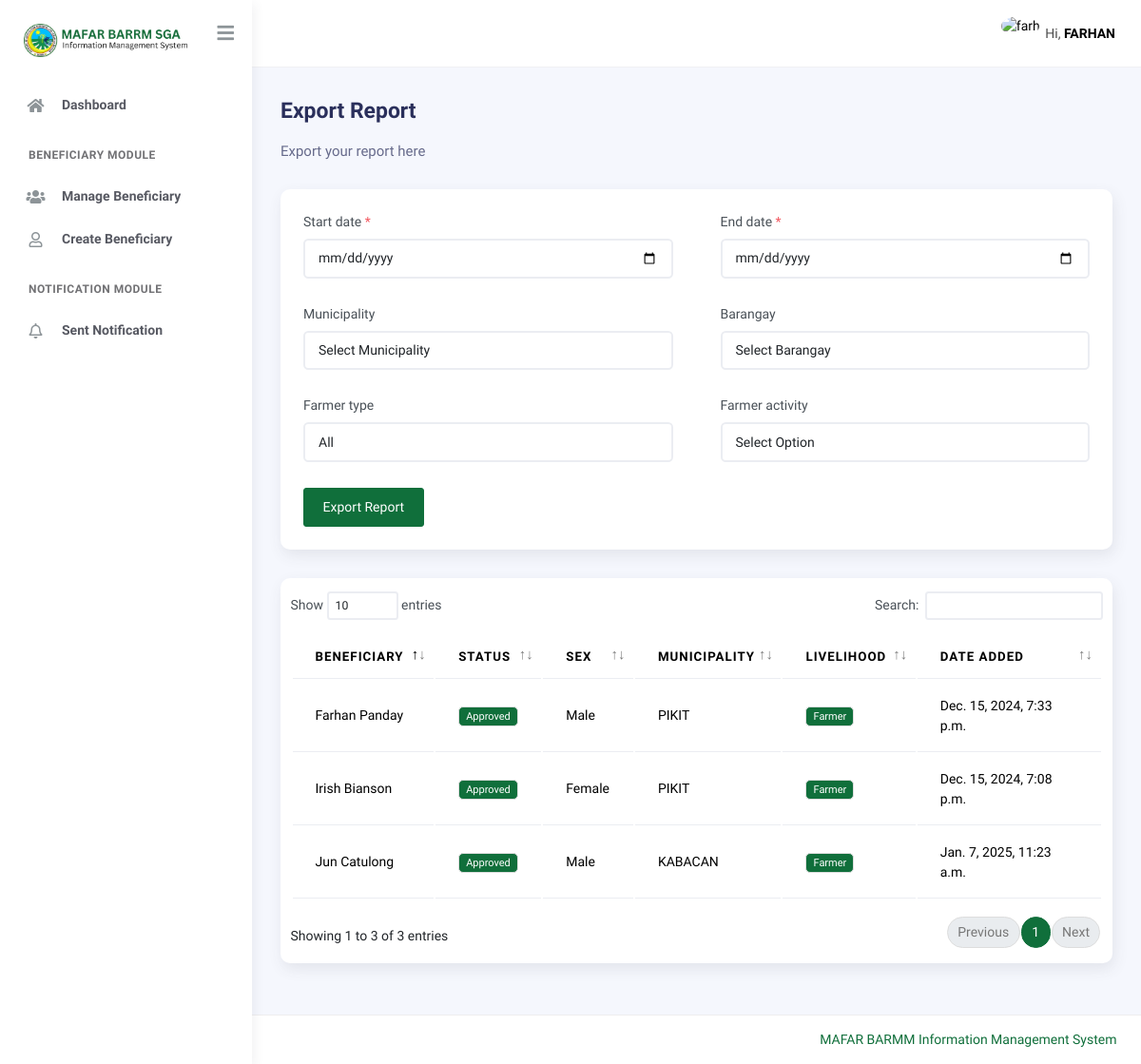
The page /mafar/report (signed in) on the database its author committed.
### main/models.py (models this page shows, shortened)
class Municpality(models.Model):
    municipality = models.CharField(max_length=255)
    date_added = models.DateTimeField(auto_now_add=True)
    class Meta:
        verbose_name_plural = "Municipality"
        verbose_name = "Municipality"
    def __str__(self) -> str:
        return self.municipality

class Barangay(models.Model):
    municipality = models.ForeignKey('Municpality', on_delete=models.CASCADE, blank=True, null=True)
    barangay = models.CharField(max_length=255)
    date_added = models.DateTimeField(auto_now_add=True)
    class Meta:
        verbose_name_plural = "Barangay"
        verbose_name = "Barangay"
    def __str__(self) -> str:
        return self.barangay

class FarmProfile(models.Model):
    MAIN_LIVELIHOOD = (
        ("Farmer", "Farmer"),
        ("Farm Worker", "Farm Worker"),
        ("Agri Youth", "Agri Youth"),
    )
    FARMER = (
        ("Rice", "Rice"),
        ("Corn", "Corn"),
        ("Other Crops", "Other Crops"),
        ("Livestock", "Livestock"),
        ("Poultry", "Poultry"),
    )
    FARM_WORKER = (
        ("Land Preparation", "Land Preparation"),
        ("Planting", "Planting"),
        ("Cultivation", "Cultivation"),
        ("Harvesting", "Harvesting"),
        ("Others", "Others"),
    )
    AGRIYOUTH_WORKER = (
        ("1", "Part of a farming household"),
        ("2", "Attending/attended formal agri-fishery related course"),
        ("3", "Attending/attended non-formal agri-fishery related course"),
        ("4", "Participated in any agricultural activity/program."),
        ("5", "Others"),
    )
    related_to = models.ForeignKey(PersonalInformation, on_delete=models.CASCADE)
    main_livelihood = models.CharField(max_length=255, choices=MAIN_LIVELIHOOD)
    activity_farmer = models.CharField(
        max_length=50, choices=FARMER, null=True, blank=True
    )
    specific_farming_activity = models.CharField(max_length=50, null=True, blank=True)
    activity_farmworker = models.CharField(
        max_length=50, choices=FARM_WORKER, null=True, blank=True
    )
    specific_farmworker_activity = models.CharField(
        max_length=50, null=True, blank=True
    )
    activity_agriyouth = models.CharField(
        max_length=50, choices=AGRIYOUTH_WORKER, null=True, blank=True
    )
    specific_agriyouth_activity = models.CharField(max_length=50, null=True, blank=True)
    status = models.CharField(
        max_length=100,
        default="Pending",
        null=True,
        blank=True,
        choices=(
            ("Pending", "Pending"),
            ("Approved", "Approved"),
            ("Disapproved", "Disapproved"),
        ),
    )
    date_added = models.DateTimeField(auto_now_add=True)
    class Meta:
        verbose_name = "Farm Profile"
        verbose_name_plural = "Farm Profiles"

class PersonalInformation(models.Model):
    EXTENSIONS = (
        ("None", "None"),
        ("Sr.", "Sr."),
        ("Jr.", "Jr."),
    )
    GENDER = (("Male", "Male"), ("Female", "Female"))
    HIGHEST_EDUCATION = (
        ("Pre-school", "Pre-school"),
        ("Elementary", "Elementary"),
        ("High School", "High School"),
        ("Junior High School", "Junior High School"),
        ("Senior High School", "Senior High School"),
        ("College", "College"),
        ("Vocational", "Vocational"),
        ("Post-graduate", "Post-graduate"),
        ("None", "None"),
    )
    RELIGION = (
        ("Christianity", "Christianity"),
        ("Islam", "Islam"),
        ("Others", "Others"),
    )
    CIVIL_STATUS = (
        ("Single", "Single"),
        ("Married", "Married"),
        ("Widowed", "Widowed"),
        ("Separated", "Separated"),
    )
    RELATIONSHIP = (
        ("Mother", "Mother"),
        ("Father", "Father"),
    )
    firstname = models.CharField(
        max_length=255, help_text="Beneficiary first name", db_index=True
    )
    middlename = models.CharField(
        max_length=255, help_text="Beneficiary middle name", db_index=True
    )
    lastname = models.CharField(
        max_length=255, help_text="Beneficiary last name", db_index=True
    )
    extension = models.CharField(
        max_length=255,
        help_text="Extension",
        choices=EXTENSIONS,
        db_index=True,
        null=True,
        blank=True,
    )
    gender = models.CharField(max_length=255, help_text="Gender", choices=GENDER)
    purok = models.CharField(max_length=255, help_text="Purok")
    municipality = models.ForeignKey(
        Municpality, on_delete=models.CASCADE, help_text="Municipality"
    )
    barangay = models.ForeignKey(
        Barangay, on_delete=models.CASCADE, help_text="Barangay"
    )
    street = models.CharField(max_length=255, help_text="Street")
    province = models.CharField(max_length=255, help_text="Province")
    region = models.CharField(max_length=255, help_text="Region")
    mobile_number = models.CharField(max_length=11, help_text="Mobile Number")
    landline_number = models.CharField(
        max_length=255, help_text="Landline Number", blank=True, null=True
    )
    dob = models.CharField(max_length=255, help_text="Date of Birth")
    pob = models.CharField(max_length=255, help_text="Place of Birth")
    provice_place_of_birth = models.CharField(
        max_length=255, help_text="Provice Place Of Birth"
    )
    country = models.CharField(max_length=255)
    education = models.CharField(
        max_length=255, help_text="Highest Formal Education", choices=HIGHEST_EDUCATION
    )
    is_pwd = models.BooleanField(default=False, help_text="Person with disability")
    is_fourps = models.BooleanField(default=False, help_text="4P's Beneficiary")
    is_member_in_ip = models.BooleanField(
        default=False, help_text="Member of an Indigenous Group"
    )
    is_household_head = models.BooleanField(default=False, help_text="Household head")
    is_with_government_id = models.BooleanField(
        default=False, help_text="Government ID"
    )
    is_member_in_any_cooperative = models.BooleanField(
        default=False, help_text="Member in any cooperative"
    )
    member_in_ip_specific = models.CharField(
        max_length=255, help_text="Specific Indigenous Group", null=True, blank=True
    )
    religion = models.CharField(
        max_length=255, choices=RELIGION, help_text="Region you belong"
    )
    civil_status = models.CharField(
        max_length=255, choices=CIVIL_STATUS, help_text="Civil status"
    )
    name_of_spouse_if_married = models.CharField(
        max_length=255, null=True, blank=True, help_text="Name of spouse if married"
    )
    mother_maiden_name = models.CharField(
        max_length=255, help_text="Mother maiden name"
    )
    name_of_household_head = models.CharField(
        max_length=255, help_text="Name of Household", blank=True, null=True
    )
    relationship = models.CharField(
        max_length=255,
        choices=RELATIONSHIP,
        null=True,
        blank=True,
        help_text="Relationship",
    )
    number_of_living_household = models.IntegerField(
        default=0, null=True, blank=True, help_text="No. of living in your household"
    )
    number_of_male = models.IntegerField(
        default=0, null=True, blank=True, help_text="No. of male in your household"
    )
    number_of_female = models.IntegerField(
        default=0, null=True, blank=True, help_text="No. of female in your household"
    )
    type_of_id = models.CharField(
        max_length=255, null=True, blank=True, help_text="What type of ID you have?"
    )
    id_number = models.CharField(
        max_length=255, null=True, blank=True, help_text="Enter your ID number"
    )
    specify_cooperative = models.CharField(
        max_length=255,
        null=True,
        blank=True,
        help_text="Specify what cooperative you are member with",
    )
    person_to_notify = models.CharField(max_length=255)
    contact_number = models.CharField(max_length=255)
    date_added = models.DateTimeField(auto_now_add=True)
    def get_full_name(self):
        return f"{self.firstname} {self.lastname}"
    class Meta:
        verbose_name = "Personal Information"
        verbose_name_plural = "Personal Informations"

### main/views.py (the view, shortened to what this page needs)
class ReportView(MustBeLoggedIn, View):
    template_name = "report.html"
    context = {}
    def get(self, request):
        self.context["items"] = FarmProfile.objects.all().order_by("-date_added")[:10]
        self.context["export_form"] = ExportReportForm()
        return render(request, self.template_name, self.context)

### main/templates/report.html (shortened to what this page needs)
{% extends './includes/base.html' %}
{% block content %}
<div class="page-inner">
    <div class="d-flex align-items-left align-items-md-center flex-column flex-md-row pt-2 pb-4">
        <div>
            <h3 class="fw-bold mb-3">Export Report</h3>
            <h6 class="op-7 mb-2">Export your report here</h6>
        </div>
    </div>
    <div class="card py-3 px-3">
        <form method="post">
            <div class="row">
                {% for input in export_form %}
                <div class="col-md-6">
                    <div class="form-group mb-2">
                        <label for="{{ input.id_for_label }}" class="form-label">
                            {{ input.label }}
                            {% if input.field.required %}
                            <span class="text-danger">*</span>
                            {% endif %}
                        </label>
                        {{ input }}
                    </div>
                </div>
                {% endfor %}
            </div>
            <div class="form-group">
                <input type="submit" value="Export Report" class="btn btn-primary">
            </div>
        </form>
    </div>
    <div class="card py-3">
        <div class="table-responsive">
            <table class="table" id="datatable">
                <thead>
                    <tr>
                        <th>Beneficiary</th>
                        <th>Status</th>
                        <th>Sex</th>
                        <th>Municipality</th>
                        <th>Livelihood</th>
                        <th>Date Added</th>
                    </tr>
                </thead>
                <tbody>
                    {% for beneficiary in items %}
                    <tr>
                        <td>{{ beneficiary.related_to.get_full_name }}</td>
                        <td>
                            {% if beneficiary.status == 'Approved' %}
                            <span class="badge bg-primary">{{ beneficiary.status }}</span>
                            {% elif beneficiary.status == 'Disapproved' %}
                            <span class="badge btn-danger">{{ beneficiary.status }}</span>
                            {% else %}
                            <span class="badge btn-warning">{{ beneficiary.status }}</span>
                            {% endif %}
                        </td>
                        <td>{{ beneficiary.related_to.gender }}</td>
                        <td>{{ beneficiary.related_to.municipality }}</td>
                        <td>
                            <span class="badge bg-primary">{{ beneficiary.main_livelihood }}</span>
                        </td>
                        <td>{{ beneficiary.related_to.date_added }}</td>
                    </tr>
                    {% endfor %}
                </tbody>
            </table>
        </div>
    </div>
</div>
{% endblock %}

### main/templates/includes/navbar.html (shortened to what this page needs)
{% load static %}
<nav class="navbar navbar-header navbar-header-transparent navbar-expand-lg border-bottom">
    <div class="container-fluid">
        <ul class="navbar-nav topbar-nav ms-md-auto align-items-center">
            <li class="nav-item topbar-user dropdown hidden-caret">
                <a
                    class="dropdown-toggle profile-pic"
                    data-bs-toggle="dropdown"
                    href="#"
                    aria-expanded="false"
                >
                    <div class="avatar-sm">
                        <img src="{% static 'assets/img/mafar-logo.png' %}" alt="{{ request.user.username }}" class="avatar-img rounded-circle">
                    </div>
                    <span class="profile-username">
                        <span class="op-7">Hi,</span>
                        <span class="fw-bold" style="text-transform: uppercase;">{{ request.user.username }}</span>
                    </span>
                </a>
            </li>
        </ul>
    </div>
</nav>

### main/templates/includes/base.html (style rules this page uses)
.btn-primary { background-color: #106F3B !important; border-color: #106F3B !important; }
select option:checked { background-color: #106F3B !important; color: #fff !important; }

### rows shown on the page
Municpality: export_form "Select Municipality"
Barangay: export_form "Select Barangay"
FarmProfile: related_to.get_full_name "Jun Catulong", status "Approved", related_to.gender "Male", related_to.municipality "KABACAN", main_livelihood "Farmer", related_to.date_added "Jan. 7, 2025, 11:23 a.m."
FarmProfile: related_to.get_full_name "Farhan Panday", status "Approved", related_to.gender "Male", related_to.municipality "PIKIT", main_livelihood "Farmer", related_to.date_added "Dec. 15, 2024, 7:33 p.m."
FarmProfile: related_to.get_full_name "Irish Bianson", status "Approved", related_to.gender "Female", related_to.municipality "PIKIT", main_livelihood "Farmer", related_to.date_added "Dec. 15, 2024, 7:08 p.m."

### other values the page prints
{{ request.user.username }} "FARHAN"
{{ input.label }} "Start date" "End date" "Municipality" "Barangay" "Farmer type" "Farmer activity"
